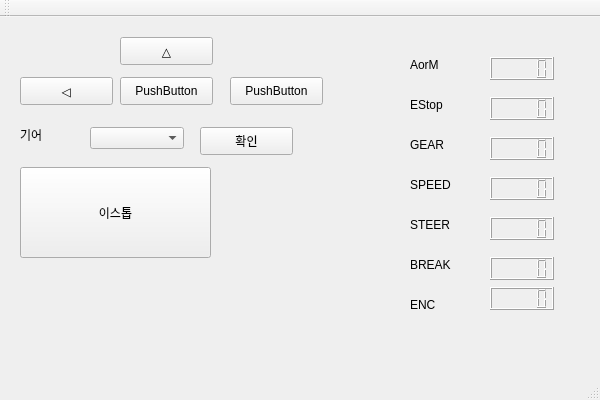
<?xml version="1.0" encoding="UTF-8"?>
<ui version="4.0">
 <class>UseUItoAnotherClassClass</class>
 <widget class="QMainWindow" name="UseUItoAnotherClassClass">
  <property name="geometry">
   <rect>
    <x>0</x>
    <y>0</y>
    <width>600</width>
    <height>400</height>
   </rect>
  </property>
  <property name="windowTitle">
   <string>UseUItoAnotherClass</string>
  </property>
  <widget class="QWidget" name="centralWidget">
   <widget class="QPushButton" name="pushButton">
    <property name="geometry">
     <rect>
      <x>120</x>
      <y>20</y>
      <width>93</width>
      <height>28</height>
     </rect>
    </property>
    <property name="text">
     <string>△</string>
    </property>
   </widget>
   <widget class="QPushButton" name="pushButton_2">
    <property name="geometry">
     <rect>
      <x>20</x>
      <y>60</y>
      <width>93</width>
      <height>28</height>
     </rect>
    </property>
    <property name="text">
     <string>◁</string>
    </property>
   </widget>
   <widget class="QPushButton" name="pushButton_3">
    <property name="geometry">
     <rect>
      <x>120</x>
      <y>60</y>
      <width>93</width>
      <height>28</height>
     </rect>
    </property>
    <property name="text">
     <string>PushButton</string>
    </property>
   </widget>
   <widget class="QPushButton" name="pushButton_4">
    <property name="geometry">
     <rect>
      <x>230</x>
      <y>60</y>
      <width>93</width>
      <height>28</height>
     </rect>
    </property>
    <property name="text">
     <string>PushButton</string>
    </property>
   </widget>
   <widget class="QComboBox" name="comboBox">
    <property name="geometry">
     <rect>
      <x>90</x>
      <y>110</y>
      <width>94</width>
      <height>22</height>
     </rect>
    </property>
   </widget>
   <widget class="QLabel" name="label">
    <property name="geometry">
     <rect>
      <x>20</x>
      <y>110</y>
      <width>64</width>
      <height>15</height>
     </rect>
    </property>
    <property name="text">
     <string>기어</string>
    </property>
   </widget>
   <widget class="QLCDNumber" name="lcdNumber">
    <property name="geometry">
     <rect>
      <x>490</x>
      <y>40</y>
      <width>64</width>
      <height>23</height>
     </rect>
    </property>
   </widget>
   <widget class="QLCDNumber" name="lcdNumber_2">
    <property name="geometry">
     <rect>
      <x>490</x>
      <y>80</y>
      <width>64</width>
      <height>23</height>
     </rect>
    </property>
   </widget>
   <widget class="QLCDNumber" name="lcdNumber_3">
    <property name="geometry">
     <rect>
      <x>490</x>
      <y>120</y>
      <width>64</width>
      <height>23</height>
     </rect>
    </property>
   </widget>
   <widget class="QLCDNumber" name="lcdNumber_4">
    <property name="geometry">
     <rect>
      <x>490</x>
      <y>160</y>
      <width>64</width>
      <height>23</height>
     </rect>
    </property>
   </widget>
   <widget class="QLCDNumber" name="lcdNumber_5">
    <property name="geometry">
     <rect>
      <x>490</x>
      <y>200</y>
      <width>64</width>
      <height>23</height>
     </rect>
    </property>
   </widget>
   <widget class="QLCDNumber" name="lcdNumber_6">
    <property name="geometry">
     <rect>
      <x>490</x>
      <y>240</y>
      <width>64</width>
      <height>23</height>
     </rect>
    </property>
   </widget>
   <widget class="QLabel" name="label_2">
    <property name="geometry">
     <rect>
      <x>410</x>
      <y>40</y>
      <width>64</width>
      <height>15</height>
     </rect>
    </property>
    <property name="text">
     <string>AorM</string>
    </property>
   </widget>
   <widget class="QLabel" name="label_3">
    <property name="geometry">
     <rect>
      <x>410</x>
      <y>80</y>
      <width>64</width>
      <height>15</height>
     </rect>
    </property>
    <property name="text">
     <string>EStop</string>
    </property>
   </widget>
   <widget class="QLabel" name="label_4">
    <property name="geometry">
     <rect>
      <x>410</x>
      <y>120</y>
      <width>64</width>
      <height>15</height>
     </rect>
    </property>
    <property name="text">
     <string>GEAR</string>
    </property>
   </widget>
   <widget class="QLabel" name="label_5">
    <property name="geometry">
     <rect>
      <x>410</x>
      <y>160</y>
      <width>64</width>
      <height>15</height>
     </rect>
    </property>
    <property name="text">
     <string>SPEED</string>
    </property>
   </widget>
   <widget class="QLabel" name="label_6">
    <property name="geometry">
     <rect>
      <x>410</x>
      <y>200</y>
      <width>64</width>
      <height>15</height>
     </rect>
    </property>
    <property name="text">
     <string>STEER</string>
    </property>
   </widget>
   <widget class="QLabel" name="label_7">
    <property name="geometry">
     <rect>
      <x>410</x>
      <y>240</y>
      <width>64</width>
      <height>15</height>
     </rect>
    </property>
    <property name="text">
     <string>BREAK</string>
    </property>
   </widget>
   <widget class="QPushButton" name="pushButton_5">
    <property name="geometry">
     <rect>
      <x>20</x>
      <y>150</y>
      <width>191</width>
      <height>91</height>
     </rect>
    </property>
    <property name="text">
     <string>이스톱</string>
    </property>
   </widget>
   <widget class="QLabel" name="label_8">
    <property name="geometry">
     <rect>
      <x>410</x>
      <y>280</y>
      <width>64</width>
      <height>15</height>
     </rect>
    </property>
    <property name="text">
     <string>ENC</string>
    </property>
   </widget>
   <widget class="QLCDNumber" name="lcdNumber_7">
    <property name="geometry">
     <rect>
      <x>490</x>
      <y>270</y>
      <width>64</width>
      <height>23</height>
     </rect>
    </property>
   </widget>
   <widget class="QPushButton" name="pushButton_6">
    <property name="geometry">
     <rect>
      <x>200</x>
      <y>110</y>
      <width>93</width>
      <height>28</height>
     </rect>
    </property>
    <property name="text">
     <string>확인</string>
    </property>
   </widget>
  </widget>
  <widget class="QMenuBar" name="menuBar">
   <property name="geometry">
    <rect>
     <x>0</x>
     <y>0</y>
     <width>600</width>
     <height>26</height>
    </rect>
   </property>
  </widget>
  <widget class="QToolBar" name="mainToolBar">
   <attribute name="toolBarArea">
    <enum>TopToolBarArea</enum>
   </attribute>
   <attribute name="toolBarBreak">
    <bool>false</bool>
   </attribute>
  </widget>
  <widget class="QStatusBar" name="statusBar"/>
 </widget>
 <layoutdefault spacing="6" margin="11"/>
 <resources>
  <include location="UseUItoAnotherClass.qrc"/>
 </resources>
 <connections/>
</ui>
